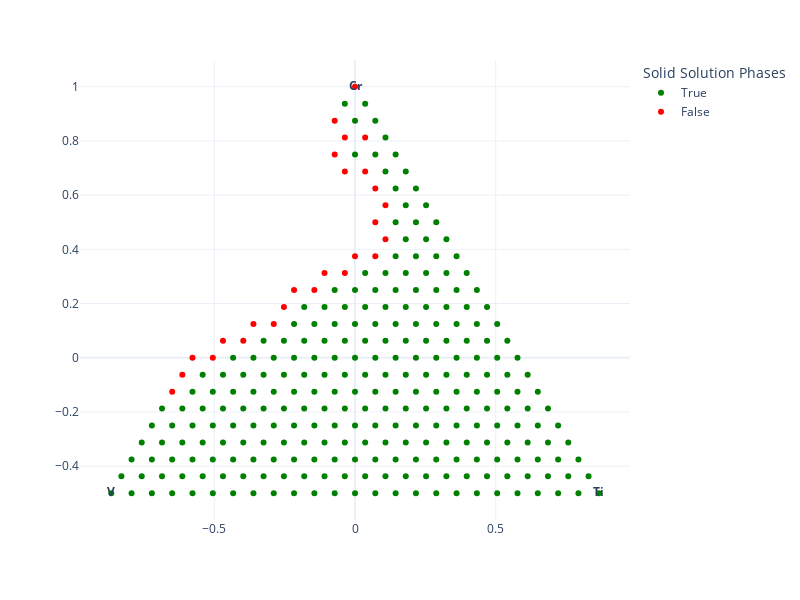

This figure's notebook cell:
### Code cell
fig = px.scatter(gridAtt_projected_df, x='x', y='y', color=gridFeasible, text=labels, hover_name=formulas,
              template='plotly_white', width=800, height=600, color_discrete_sequence=['green', 'red'],
              labels={'color':'Solid Solution Phases', 'x':'', 'y':''})
fig.show()

### Figure 1 — Plotly figure (JSON) as saved in the notebook; plotly's stock layout.template omitted (floating-point values rounded to 4 significant figures; data arrays with more than 128 entries replaced by an {"elided": "..."} marker saying what was removed)
{"data": [{"hovertemplate": "<b>%{hovertext}</b><br><br>Solid Solution Phases=True<br>=%{y}<br>text=%{text}<extra></extra>", "hovertext": {"elided": "257 str values"}, "legendgroup": "True", "marker": {"color": "green", "symbol": "circle"}, "mode": "markers+text", "name": "True", "orientation": "v", "showlegend": true, "text": {"elided": "257 str values"}, "type": "scatter", "x": {"elided": "257 float values"}, "xaxis": "x", "y": {"elided": "257 float values"}, "yaxis": "y"}, {"hovertemplate": "<b>%{hovertext}</b><br><br>Solid Solution Phases=False<br>=%{y}<br>text=%{text}<extra></extra>", "hovertext": ["(135) Ni2.4 Cr80.0 Fe17.6 ", "(154) Ni2.8 Cr76.6 Fe20.5 ", "(172) Ni3.2 Cr73.3 Fe23.5 ", "(173) Ni7.4 Cr69.1 Fe23.5 ", "(190) Ni7.8 Cr65.8 Fe26.4 ", "(191) Ni11.9 Cr61.6 Fe26.4 ", "(207) Ni12.3 Cr58.3 Fe29.4 ", "(208) Ni16.5 Cr54.1 Fe29.4 ", "(223) Ni16.9 Cr50.8 Fe32.3 ", "(237) Ni17.3 Cr47.5 Fe35.2 ", "(238) Ni21.5 Cr43.3 Fe35.2 ", "(251) Ni21.9 Cr40.0 Fe38.2 ", "(252) Ni26.0 Cr35.8 Fe38.2 ", "(264) Ni26.4 Cr32.5 Fe41.1 ", "(265) Ni30.6 Cr28.3 Fe41.1 ", "(276) Ni31.0 Cr25.0 Fe44.0 ", "(285) Ni27.2 Cr25.8 Fe47.0 ", "(294) Ni27.6 Cr22.5 Fe49.9 ", "(301) Ni23.9 Cr23.3 Fe52.8 ", "(306) Ni15.9 Cr28.3 Fe55.8 ", "(307) Ni20.1 Cr24.1 Fe55.8 ", "(311) Ni12.2 Cr29.1 Fe58.7 ", "(316) Ni12.6 Cr25.8 Fe61.6 ", "(317) Ni16.7 Cr21.6 Fe61.6 ", "(319) Ni8.8 Cr26.6 Fe64.6 ", "(324) Ni9.6 Cr19.9 Fe70.4 "], "legendgroup": "False", "marker": {"color": "red", "symbol": "circle"}, "mode": "markers+text", "name": "False", "orientation": "v", "showlegend": true, "text": ["", "", "", "", "", "", "", "", "", "", "", "", "", "", "", "", "", "", "", "", "", "", "", "", "", "<b>Cr</b>"], "type": "scatter", "x": [-0.6495, -0.6134, -0.5774, -0.5052, -0.4691, -0.3969, -0.3608, -0.2887, -0.2526, -0.2165, -0.1443, -0.1083, -0.03608, -8.012e-18, 0.07217, 0.1083, 0.07217, 0.1083, 0.07217, -0.03608, 0.03608, -0.07217, -0.03608, 0.03608, -0.07217, 0], "xaxis": "x", "y": [-0.125, -0.0625, 0, 0, 0.0625, 0.0625, 0.125, 0.125, 0.1875, 0.25, 0.25, 0.3125, 0.3125, 0.375, 0.375, 0.4375, 0.5, 0.5625, 0.625, 0.6875, 0.6875, 0.75, 0.8125, 0.8125, 0.875, 1], "yaxis": "y"}], "layout": {"height": 600, "legend": {"title": {"text": "Solid Solution Phases"}, "tracegroupgap": 0}, "margin": {"t": 60}, "width": 800, "xaxis": {"anchor": "y", "domain": [0, 1], "title": {"text": ""}}, "yaxis": {"anchor": "x", "domain": [0, 1], "title": {"text": ""}}}}
